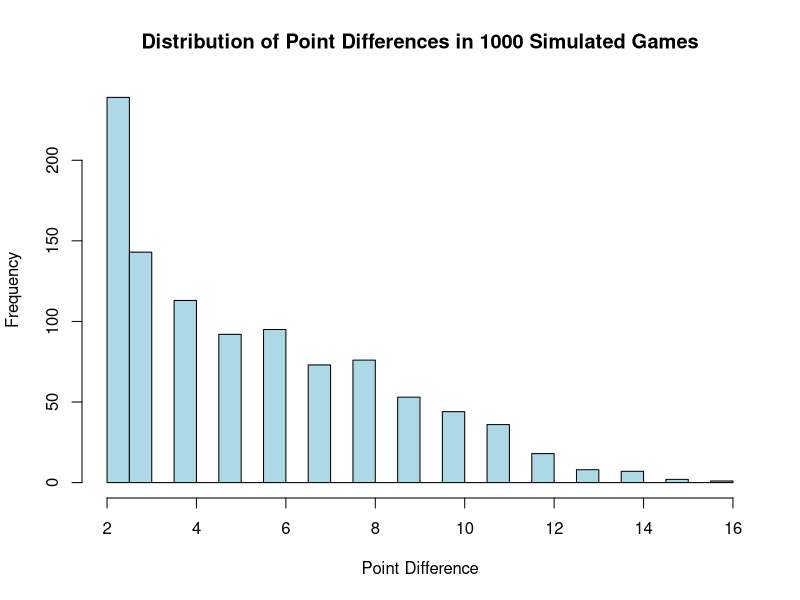

Reproduce this figure in R.
## ---- chunk 1
knitr::opts_chunk$set(echo=T,eval=T,message=F,warning=F,fig.align='center')
library(tidyverse)
## ---- chunk 2
# Function to simulate a single Ping Pong game
playPingPong <- function(scoreTrigger = 21, winMargin=2, probPlayerA=0.5){
  #initialize a score vector to be 0,0
  score_A <- 0
  score_B <- 0
  #repeat while the winning condition has not been reached
  #i.e. repeat while max score < 21 or point difference < 2
   while (TRUE) {
    # Randomly assign a point to player A or B with equal chance
    if (runif(1) < probPlayerA) {
    #Assign a point to player 1 or 2 randomly
      score_A <- score_A + 1
    } else {
      score_B <- score_B + 1
    }
    # Check if the game conditions are met
    if ((score_A >= scoreTrigger || score_B >= scoreTrigger) && abs(score_A -  score_B) >=        winMargin) {
      # Return the point difference when the game ends
      return(abs(score_A - score_B))
    } 
  }
}
# Example of how to run the simulation
point_difference <- playPingPong()
cat("The point difference is:", point_difference, "\n")

## ---- chunk 3
#TODO: Enter Code Here
# Monte Carlo simulation of 1000 games
set.seed(123)  # Set seed for reproducibility
n_simulations <- 1000
simulated_differences <- replicate(n_simulations, playPingPong())

# Plot distribution of simulated point differences
hist(simulated_differences, breaks = 30, main = "Distribution of Point Differences in 1000 Simulated Games",
     xlab = "Point Difference", col = "lightblue", border = "black")

# Define an observed point difference (e.g., from a real game or previous simulation   10?)
observed_point_difference <- 10

# Calculate the p-value: proportion of simulated games with a point difference >= observed
p_value <- mean(simulated_differences >= observed_point_difference)
cat("The p-value is:", p_value, "\n")
mean(simulated_differences)
## ---- chunk 4
# Set up parameters
total_buildings <- 150  # Total number of buildings
person_buildings <- 30  # Number of buildings by the person
top10_buildings <- 10   # Number of top 10 buildings
success_in_top10 <- 4   # At least 4 buildings by the person

# Calculate the probability of getting 4 or more of the person's buildings in the top 10
p_value <- 1 - phyper(success_in_top10 - 1, person_buildings, total_buildings - person_buildings, top10_buildings)

cat("The p-value is:", p_value, "\n")
## ---- chunk 5
# Set up parameters
#total_buildings <- 150      # Total number of buildings
#person_buildings <- 30      # Buildings by the person
#top10_buildings <- 10       # Number of buildings selected for top 10
success_threshold <- 4      # We want to see at least 4 buildings from the person
num_simulations <- 10000   # Number of simulations

# Monte Carlo simulation
set.seed(123)  # For reproducibility
successes <- replicate(num_simulations, {
  # Randomly select 10 buildings from the 150
  selected_buildings <- sample(c(rep(1, person_buildings), rep(0, total_buildings - person_buildings)), top10_buildings)
  # Count how many of the selected buildings belong to the person
  sum(selected_buildings)
})
successes
# Estimate the probability of getting 4 or more of the person's buildings in the top 10
p_value <- mean(successes >= success_threshold)
# Print result
cat("Estimated probability (p-value) of getting 4 or more of the person's buildings in the top 10:", p_value, "\n")
## ---- chunk 6
before = c(4,5,6,3,6,3,4,5,5,3,4,6,4,6,3,4,2,2,0,7,5,8,4,5,1,4,4,8,2,3)
after  = c(3,2,4,3,7,5,5,2,2,4,5,2,2,6,1,5,6,3,2,3,7,3,4,5,4,2,2,6,7,8)
mean(before)
mean(after)
#t test no imame zavisen primerok treba da se testira razlikata vo odnos na nula
test_results <- t.test(before, after, var.equal = TRUE)
test_results
test_results <- t.test(before, after, var.equal = FALSE)
test_results
diference<-before-after

t_diference<-t.test(diference, mu = 0, alternative = "two.sided")
t_diference

## ---- chunk 7

# Observed difference in means
obs_diff <- mean(before) - mean(after)
# Combine both groups
combined <- c(before, after)
n_before <- length(before)
n_after <- length(after)

# Set number of permutations
num_permutations <- 10000

# Permutation test
set.seed(123)  # For reproducibility
perm_diffs <- replicate(num_permutations, {
  permuted <- sample(combined)  # Permute the combined dataset
  perm_before <- permuted[1:n_before]  # Assign the first part as before
  perm_after <- permuted[(n_before + 1):(n_before + n_after)]  # Assign the second part as after
  mean(perm_before) - mean(perm_after)  # Calculate difference in means
})

# Calculate p-value (two-sided test)
p_value <- mean(abs(perm_diffs) >= abs(obs_diff))

# Print results
cat("Observed difference in means:", obs_diff, "\n")
cat("p-value from permutation test:", p_value, "\n")
## ---- chunk 8
p=1-pnorm(0.88,0,1)
p

